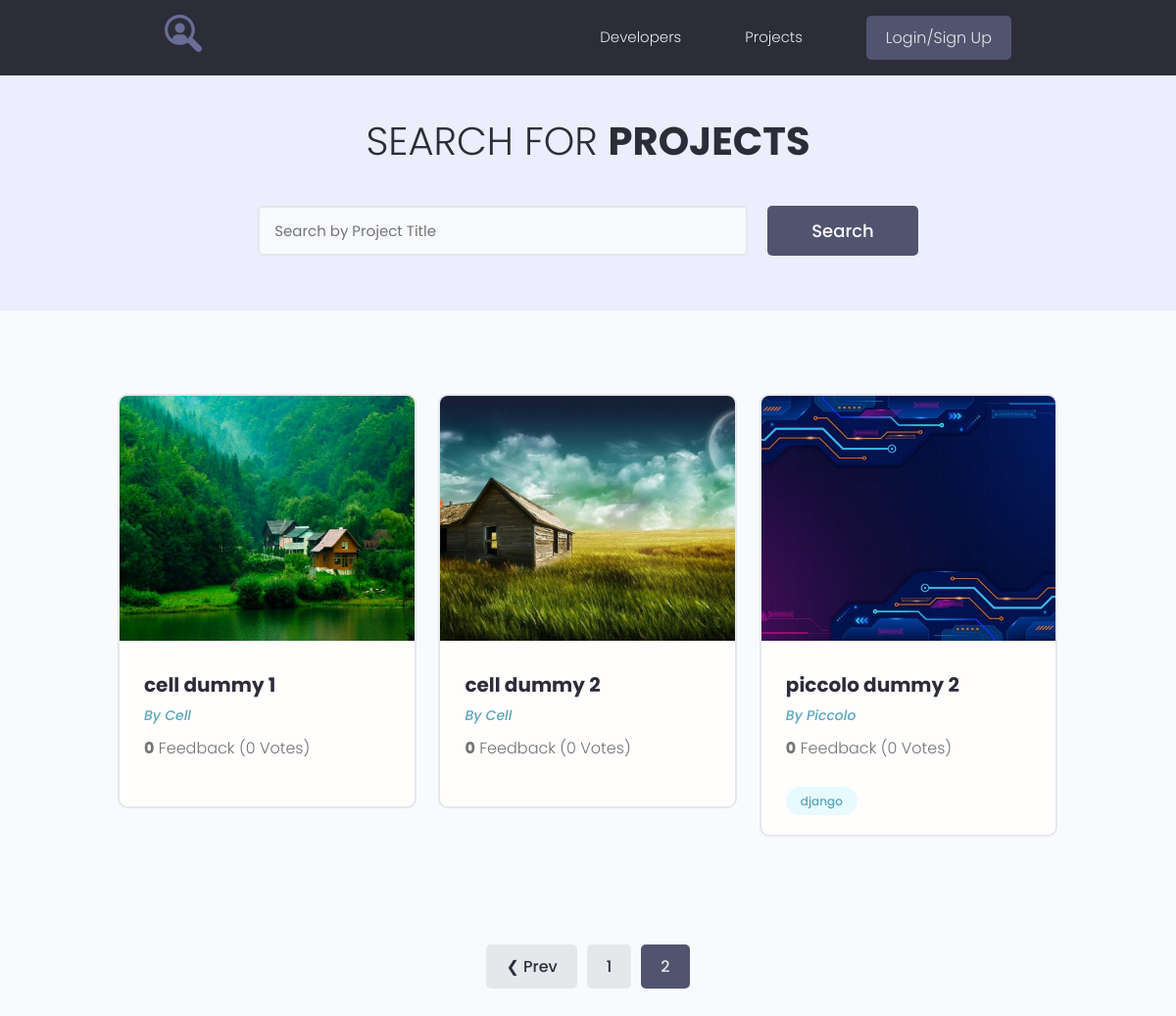
Screenshot of /projects/?page=2 with the database file from the repository.
### projects/models.py (models this page shows, shortened)
class Project(models.Model):
    owner = models.ForeignKey(Profile, null=True, blank=True, on_delete=models.CASCADE)
    title = models.CharField(max_length=200)
    description = models.TextField(null=True, blank=True)
    featured_image = models.ImageField(
        null=True, blank=True, upload_to='projects/', default='projects/default.jpg')
    demo_link = models.CharField(max_length=1000, null=True, blank=True)
    src_link = models.CharField(max_length=1000, null=True, blank=True)
    vote_total = models.IntegerField(default=0, null=True, blank=True)
    vote_ratio = models.IntegerField(default=0, null=True, blank=True)
    tags = models.ManyToManyField('Tag', blank=True)   # a string 'Tag' to avoid in-order-code error
    created = models.DateTimeField(auto_now_add=True)
    id = models.UUIDField(default=uuid.uuid4, unique=True,
                          primary_key=True, editable=False)
    @property
    def imageURL(self):
        try:
            img_url = self.featured_image.url
        except:
            img_url = ''
        return img_url
    class Meta:
        ordering = ['-vote_ratio', '-vote_total', 'title']

class Tag(models.Model):
    name = models.CharField(max_length=200)
    created = models.DateTimeField(auto_now_add=True)
    id = models.UUIDField(default=uuid.uuid4, unique=True,
                          primary_key=True, editable=False)
    def __str__(self):
        return self.name

### users/models.py (models this page shows, shortened)
class Profile(models.Model):
    user = models.OneToOneField(
        User, on_delete=models.CASCADE, null=True, blank=True)
    name = models.CharField(max_length=200, blank=True, null=True)
    email = models.EmailField(max_length=500, blank=True, null=True)
    username = models.CharField(max_length=200, blank=True, null=True)
    location = models.CharField(max_length=200, blank=True, null=True)
    short_intro = models.CharField(max_length=200, blank=True, null=True)
    bio = models.TextField(blank=True, null=True)
    profile_image = models.ImageField(
        null=True, blank=True, upload_to='profiles/', default='profiles/default-avatar.jpg')
    social_github = models.CharField(max_length=200, blank=True, null=True)
    social_stackoverflow = models.CharField(max_length=200, blank=True, null=True)
    social_twitter = models.CharField(max_length=200, blank=True, null=True)
    social_linkedin = models.CharField(max_length=200, blank=True, null=True)
    social_youtube = models.CharField(max_length=200, blank=True, null=True)
    social_website = models.CharField(max_length=200, blank=True, null=True)
    created = models.DateTimeField(auto_now_add=True)
    id = models.UUIDField(default=uuid.uuid4, unique=True,
                          primary_key=True, editable=False)
    class Meta:
        ordering = ['created']

### projects/views.py (the view)
# urls.py: path('projects/', views.getProjects),
def projects(request):
    projects, search_query = searchProjects(request)
    custom_range, projects = paginateProjects(request, projects, 3)
    context = {'projects': projects,
               'search_query': search_query,
               'custom_range': custom_range}
    return render(request, 'projects/projects.html', context)

### projects/utils.py (called while the page is built)
def paginateProjects(request, project_objects, results):
    page = request.GET.get('page')
    paginator = Paginator(project_objects, results)
    try:
        projects = paginator.page(page)
    except PageNotAnInteger:
        page = 1
        projects = paginator.page(page)
    except EmptyPage:
        page = paginator.num_pages
        projects = paginator.page(page)
    leftIndex = (int(page) - 1)
    if leftIndex < 1:
        leftIndex = 1
    rightIndex = (int(page) + 2)
    if rightIndex > paginator.num_pages:
        rightIndex = paginator.num_pages + 1
    custom_range = range(leftIndex, rightIndex)
    return custom_range, projects

def searchProjects(request):
    search_query = ''
    if request.GET.get('search_query'):
        search_query = request.GET.get('search_query')
    tags = Tag.objects.filter(name__icontains=search_query)
    proj = Project.objects.distinct().filter(
        Q(title__icontains=search_query) |
        Q(description__icontains=search_query) |
        Q(owner__name__icontains=search_query) |
        Q(tags__in=tags)
    )
    return proj, search_query

### projects/templates/projects/projects.html (shortened to what this page needs)
<!DOCTYPE html>
{% extends 'main.html' %}
{% load static %}}
{% block content %}
  <main class="projects">
    <section class="hero-section text-center">
      <div class="container container--narrow">
        <div class="hero-section__box">
          <h2>Search for <span>Projects</span></h2>
        </div>
        <div class="hero-section__search">
          <form id="searchForm" class="form" action="{% url 'projects' %}" method="get">
            <div class="form__field">
              <input class="input input--text" id="formInput#search" type="text" name="search_query"
                value="{{search_query}}" placeholder="Search by Project Title" />
            </div>
            <input class="btn btn--sub btn--lg" type="submit" value="Search" />
          </form>
        </div>
      </div>
    </section>
    <section class="projectsList">
      <div class="container">
        <div class="grid grid--three">
          {% for project in projects %}
            <div class="column">
            <div class="card project">
              <a href="{% url 'project' project.id %}" class="project">
                <img class="project__thumbnail" src="{{project.imageURL}}" alt="project thumbnail" />
                <div class="card__body">
                  <h3 class="project__title">{{project.title}}</h3>
                  <p><a class="project__author" href="{% url 'user-profile' project.id %}">By {{project.owner.name}}</a></p>
                  <p class="project--rating">
                    <span style="font-weight: bold;">{{project.vote_ratio}}</span>
                    Feedback ({{project.vote_total}} Vote{{ project.vote_total | pluralize:"s" }})
                  </p>
                  <div class="project__tags">
                    {% for tag in project.tags.all %}
                    <span class="tag tag--pill tag--main">
                      <small>{{tag}}</small>
                    </span>
                    {% endfor %}
                  </div>
                </div>
              </a>
            </div>
          </div>
          {% endfor %}
        </div>
      </div>
    </section>
    {% include 'pagination.html' with queryset=projects custom_range=custom_range %}
  </main>
{% endblock content %}

### static/styles/app.css (style rules this page uses)
:root { --color-sub: #2d2d39; }
.btn--sub { background-color: var(--color-sub-light); }
.card { border: 2px solid var(--color-light); }
img { width: 100%; }
.hero-section { height: 40vh; display: flex; align-items: center; background-color: var(--color-sub); }
.hero-section__box { margin-bottom: 4rem; }
.hero-section__box > h2, .hero-section__box > h2 > span { font-size: 4rem; color: var(--color-light); line-height: 1.3; text-transform: uppercase; }
.hero-section__box > h2 { font-weight: 300; }
.hero-section__box > h2 > span { font-weight: 700; }
.hero-section__search > .form { display: flex; align-items: center; justify-content: center; gap: 2rem; }
.hero-section__search > .form input.input--text { width: 50rem; }
.project__author { font-size: 1.4rem; font-style: italic; }
.project--rating { margin-bottom: 1.6em; margin-top: .5em; }
.projects > .hero-section { background: var(--color-sub-lighter); height: 30vh; }
.projects .hero-section__box { margin-bottom: 2.5rem; }
.projects .hero-section__box > h2 { color: var(--color-sub); }
.projects .hero-section__box > h2 > span { font-weight: 700; color: var(--color-sub); }
.projectsList { margin-top: 8rem; }
.project__thumbnail { height: 25rem; object-fit: cover; object-position: top center; }
.project__title { font-size: 2rem; font-weight: 700; color: var(--color-sub); }

### static/uikit/styles/modules/_variables.css (style rules this page uses)
:root { --color-main: #5aa5b9; --color-main-light: #e6faff; --color-sub: #3f4156; --color-sub-light: #51546e; --color-sub-lighter: #ededfd; --color-text: #737373; --color-gray: #8b8b8b; --color-light: #e5e7eb; --color-light-gray: #767676; --color-bg: #f8fafd; --color-white: #fffefd; --color-white-light: #f3f3f3; --color-success: #359e64; --color-success-bg: #def8e8; --color-error: #fc4b0b; --color-error-bg: #fff2ee; --font-base: 'Poppins', arial, helvetica, 'Segoe UI', roboto, ubuntu, sans-serif; --font-monospace: 'Fira Code', 'Courier New', courier, monospace; --font-regular: 300; --font-medium: 500; --font-bold: 700; --generic-shadow: 1px 1px 5px #00000010; --generic-transition: all 0.3s ease-in-out; }

### static/uikit/styles/modules/_base.css (style rules this page uses)
* { margin: 0; padding: 0; box-sizing: border-box; text-rendering: optimizeLegibility; color: inherit; font-size: inherit; }
html { font-size: 50%; }
@media only screen and (min-width: 480px) { html { font-size: 56.25%; } }
@media only screen and (min-width: 1200px) { html { font-size: 62.5%; } }
body { line-height: 1.6; font-weight: 400; font-size: 1.5rem; color: var(--color-text); background-color: var(--color-bg); min-height: 100vh; }

### static/uikit/styles/modules/_typography.css (style rules this page uses)
* { font-family: var(--font-base); }
h2 { font-size: 3.6rem; font-weight: var(--font-bold); }
h3 { font-size: 3.2rem; font-weight: var(--font-medium); }
p, span, strong { font-size: 1.6rem; color: var(--color-text); font-weight: var(--font-regular); }
a { padding-bottom: 2px; text-decoration: none; display: inline-block; color: var(--color-main); font-weight: var(--font-medium); }

### static/uikit/styles/modules/_utilities.css (style rules this page uses)
.container { width: 92%; max-width: 165rem; margin: 0 auto; box-sizing: border-box; }
.container--narrow { width: 92%; max-width: 120rem; }
@media screen and (min-width: 1000px) { .container { width: 90%; } }
@media screen and (min-width: 1000px) { .container--narrow { width: 85%; } }
@media screen and (min-width: 1200px) { .container { width: 80%; } }
@media screen and (min-width: 1200px) { .container--narrow { width: 72%; } }
.text-center { text-align: center; }

### static/uikit/styles/modules/_button.css (style rules this page uses)
.btn { display: inline-block; position: relative; cursor: pointer; background-color: var(--color-light); font-weight: var(--font-medium); color: var(--color-sub); text-decoration: none; padding: 1rem 2rem; border-radius: 0.5rem; border: none; width: -webkit-fit-content; width: -moz-fit-content; width: fit-content; height: -webkit-fit-content; height: -moz-fit-content; height: fit-content; font-size: 1.6rem; outline-width: 0; outline-color: transparent; -webkit-backface-visibility: hidden; backface-visibility: hidden; transition: all 0.3s ease-in-out; }
.btn--sub { background-color: var(--color-sub); color: var(--color-white); }
.btn--lg { font-size: 1.8rem; padding: 1.2rem 4.5rem; }

### static/uikit/styles/modules/_card.css (style rules this page uses)
.card { border-radius: 1rem; background-color: var(--color-white); border: 1.5px solid var(--color-light); width: auto; height: auto; margin-top: 0.5rem; margin-bottom: 0.5rem; overflow: hidden; }
.card__body, .card__header { padding: 2rem 2.5rem; }

### rows the page displays
Project: imageURL (picture), title "cell dummy 1", owner.name "Cell", vote_ratio "0", vote_total "0", vote_total|pluralize "s"
Project: imageURL (picture), title "cell dummy 2", owner.name "Cell", vote_ratio "0", vote_total "0", vote_total|pluralize "s"
Project: imageURL (placeholder picture), title "piccolo dummy 2", owner.name "Piccolo", vote_ratio "0", vote_total "0", vote_total|pluralize "s"
Tag: name "django"

### other values shown
{{ page }} "1"
{{ page }} "2"
